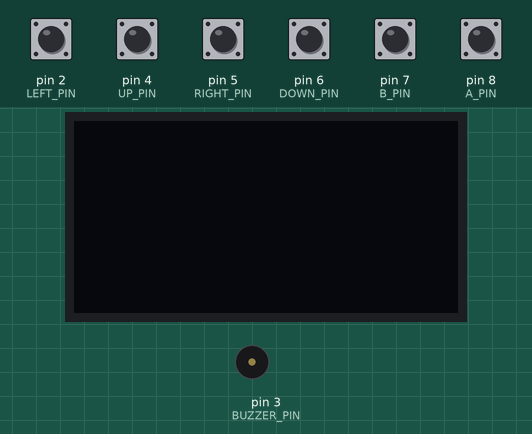
A sketch run on a simulated Arduino Uno, built with avr-gcc and run on an emulated ATmega328P. Parts: 128×64 one-colour display, buzzer (waves = sounding). Inputs (shaded band) come from the test bench; at power-on: pin 2 (LEFT_PIN), pin 4 (UP_PIN), pin 5 (RIGHT_PIN), pin 6 (DOWN_PIN), pin 7 (B_PIN), pin 8 (A_PIN) HIGH.

Above: at 1.2 s.
1.3 s: pin 5 (RIGHT_PIN) pulled LOW for 0.15 s
At 1.7 s:
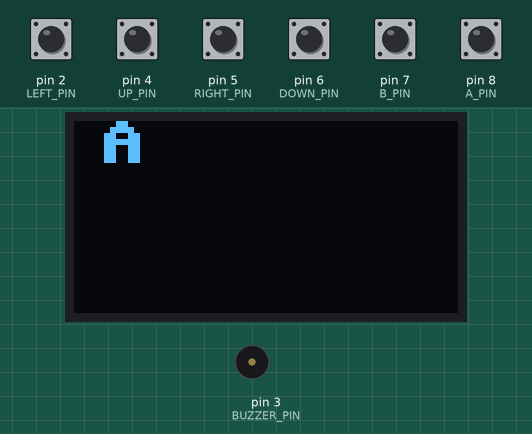
2.9 s: pin 2 (LEFT_PIN) pulled LOW for 0.15 s
At 4.1 s:
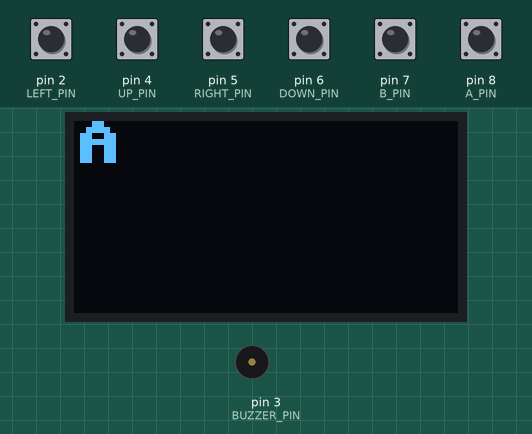
4.5 s: pin 6 (DOWN_PIN) pulled LOW for 0.15 s
At 5.3 s:
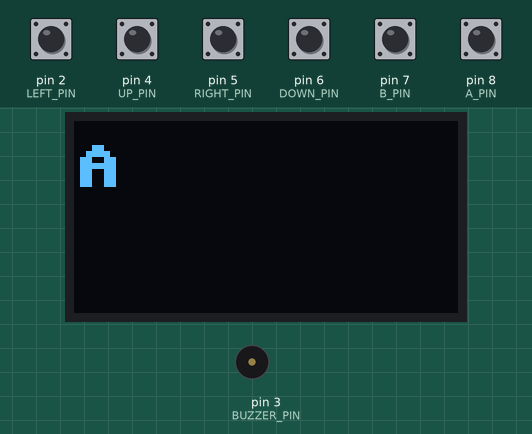
6.1 s: pin 4 (UP_PIN) pulled LOW for 0.15 s
At 6.5 s:
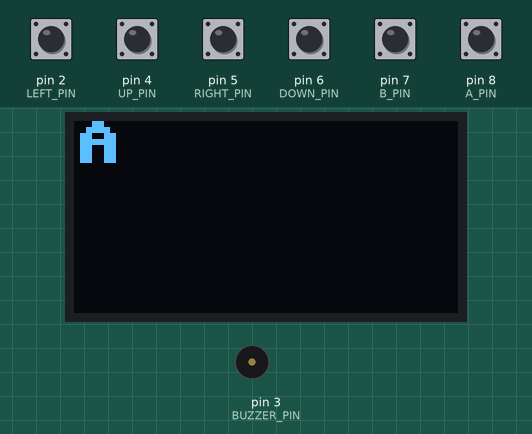
7.7 s: pin 7 (B_PIN) pulled LOW for 0.15 s
At 8.9 s:
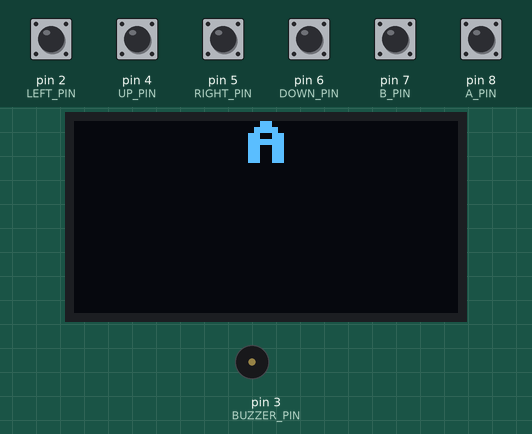
9.3 s: pin 8 (A_PIN) pulled LOW for 0.15 s
At 10.1 s:
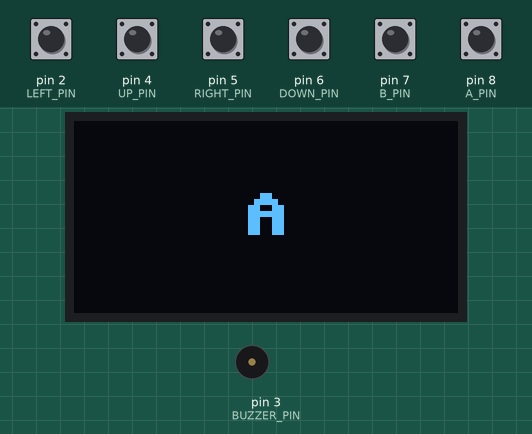
Timing chart, 0 to 11.9 s (numbered marks = the images above; inputs shaded):
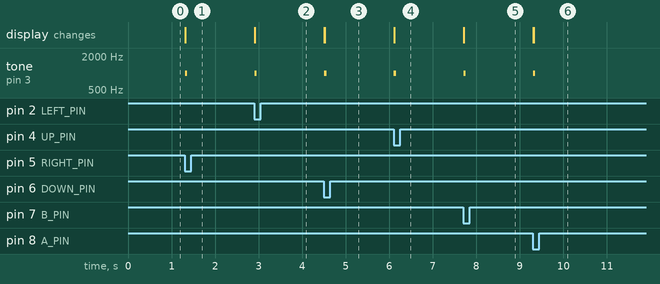

The sketch:

MyGame.ino
```cpp
//-------------------------------------------- HOT LEAD ----------------------------------------------//

#include "globals.h"

//-------------------- Global Variables --------------------//
// Creating screen object type
Screens screen;
// Creating the buttons object type
Buttons button;
// Tile
uint8_t tile[8]=A_LETTER;
// Position
uint8_t x_pos,y_pos;
static uint8_t prev_x,prev_y;

void setup(void)
{

  button.begin(LEFT_PIN,UP_PIN,RIGHT_PIN,DOWN_PIN,B_PIN,A_PIN);
  screen.begin();
}

void loop(void)
{

  static int BTStateOld;
  int BTState = button.get_key();
  prev_x=x_pos;
  prev_y=y_pos;
  if(BTState!=BTStateOld)
  {
    if(BTState==RIGHT)
    {
      if(x_pos<14){x_pos++;}
      tone(3, 1000, 50);
    }
    else if(BTState==LEFT)
    {
      if(x_pos>0){x_pos--;}
     tone(3, 1000, 50);
    }
    else if(BTState==DOWN)
    {
      if(y_pos<7){y_pos++;}
      tone(3, 1000, 50);
    }
    else if(BTState==UP)
    {
      if(y_pos>0){y_pos--;}
      tone(3, 1000, 50);
    }
    else if(BTState==A)
    {
      y_pos=3;
      tone(3, 1000, 50);
    }
     else if(BTState==B)
    {
      x_pos=7;
      tone(3, 1000, 50);
    }
    BTStateOld=BTState;
  }
  //if(prev_x!=x_pos || prev_y!=y_pos) {cleanTile1x1(prev_x,prev_y); drawTile1x1(x_pos,y_pos,tile);}
  //if(prev_x!=x_pos || prev_y!=y_pos) {cleanTile2x2(prev_x,prev_y); drawTile2x2(x_pos,y_pos,tile);}
  //if(prev_x!=x_pos || prev_y!=y_pos) {cleanTile2x2(prev_x,prev_y); drawTile1x2(x_pos,y_pos,tile);}
  if(prev_x!=x_pos || prev_y!=y_pos) {screen.cleanTile2x2(prev_x,prev_y); screen.drawTile2x2(x_pos,y_pos,tile);}
}
```

bitmaps.h
```cpp
//--------------------------------------- Bitmaps Header --------------------------------//
#ifndef BITMAPS_H
#define BITMAPS_H

#define MAIN_CHAR {0,B00100000,B11001000,B00111111,B00111111,B11001010,B00100000,0};
#define A_LETTER  {0,B01111100,B01111110,B00001011,B00001011,B01111110,B01111100,0};

#endif
```

globals.h
```cpp
//--------------------------------- General Definitions and Constants ------------------------//
#ifndef GLOBALS_H
#define GLOBALS_H

//Game includes
#include "drivers.h"
#include "objects.h"
#include "bitmaps.h"

#endif
```

objects.h
```cpp
//------------------------------------ Objects in the game --------------------------------//
#ifndef OBJECTS_H
#define OBJECTS_H

#include "drivers.h"

//---------------- Player Class --------------------------//
class Player
{
 public:
    Player(char *pBitmap,char BitmapSize,char BitmapDimX,char BitmapDimY);  // This is the constructor
    void update_pos(ButtonPressed Btn);
 private:
    char *pBitmap;
    char BitmapSize; // in bytes
    char BitmapDimX;
    char BitmapDimY;
    char PosX;
    char PosY;
};

// Member functions definitions including constructor
Player::Player(char *pBitmap,char BitmapSize,char BitmapDimX,char BitmapDimY)
{

}

void Player::update_pos(ButtonPressed Btn)
{

}

#endif
```

drivers.h
```cpp
//------------------------------------ Drivers for HMI --------------------------------//
#ifndef DRIVERS_H
#define DRIVERS_H

//-------------------- Includes -------------------------------//
//Library includes
#include <U8x8lib.h>

//-------------------- Defines -------------------------------//
// Define buttons
#define LEFT_PIN 2
#define UP_PIN 4
#define RIGHT_PIN 5
#define DOWN_PIN 6
#define B_PIN 7
#define A_PIN 8
#define SUPPORT_MULTI_KEY_PRESS 0
// Define buzzer
#define BUZZER_PIN 3

//---------------- Strucs and Enums --------------------------//
typedef enum
{
  NONE=0,
  LEFT=0x01,
  UP=0x02,
  RIGHT=0x04,
  DOWN=0x08,
  B=0x10,
  A=0x20
}ButtonPressed;

//---------------- Button Class --------------------------//
class Buttons
{
	private:
		uint8_t BTPressed=0;
		uint8_t BTMatrixOld=0; //00ABDRUPL
		uint8_t BTMatrixNew=0; //00ABDRUPL
		unsigned long LastDebounceTime = 0;
		unsigned long DebounceDelay = 10;
		uint8_t Left_Pin;
		uint8_t Up_Pin;
		uint8_t Right_Pin;
		uint8_t Down_Pin;
		uint8_t B_Pin;
		uint8_t A_Pin;
    // Get user current press key matrix
    uint8_t get_raw_press()
    {
      int BTRead=((!digitalRead(A_Pin))<<5)+((!digitalRead(B_Pin))<<4)+((!digitalRead(Down_Pin))<<3)+((!digitalRead(Right_Pin))<<2)+((!digitalRead(Up_Pin))<<1)+(!digitalRead(Left_Pin));
      if (BTRead != BTMatrixOld)
      {
        LastDebounceTime = millis();
      }

      if ((millis() - LastDebounceTime) > DebounceDelay)
      {
        BTMatrixOld=BTRead;
        return BTRead;
      }
    }
    // Checks for new status only and returns just one key value
    uint8_t get_filter_press()
    {
      int BTRead=((!digitalRead(A_Pin))<<5)+((!digitalRead(B_Pin))<<4)+((!digitalRead(Down_Pin))<<3)+((!digitalRead(Right_Pin))<<2)+((!digitalRead(Up_Pin))<<1)+(!digitalRead(Left_Pin));
      if (BTRead != BTMatrixOld)
      {
          LastDebounceTime = millis();
      }

        if ((millis() - LastDebounceTime) > DebounceDelay)
        {
        if (BTRead != BTMatrixNew)
        {
          BTMatrixNew = BTRead;

          switch(BTMatrixNew)
          {
            case LEFT:
              BTPressed=LEFT;
              break;
            case UP:
              BTPressed=UP;
              break;
            case RIGHT:
              BTPressed=RIGHT;
              break;
            case DOWN:
              BTPressed=DOWN;
              break;
            case B:
              BTPressed=B;
              break;
            case A:
              BTPressed=A;
              break;
            default:
              BTPressed=NONE;
              break;
          }
        }
      }
      BTMatrixOld=BTRead;
      return BTPressed;
    }
	public:
    // Initialize Arduino GPIO
		void begin(uint8_t Left_Pin,uint8_t Up_Pin,uint8_t Right_Pin,uint8_t Down_Pin,uint8_t B_Pin,uint8_t A_Pin)
		{
			this->Left_Pin=Left_Pin;
			this->Up_Pin=Up_Pin;
			this->Right_Pin=Right_Pin;
			this->Down_Pin=Down_Pin;
			this->B_Pin=B_Pin;
			this->A_Pin=A_Pin;
			pinMode(Left_Pin,INPUT_PULLUP);
			pinMode(Up_Pin,INPUT_PULLUP);
			pinMode(Right_Pin,INPUT_PULLUP);
			pinMode(Down_Pin,INPUT_PULLUP);
			pinMode(B_Pin,INPUT_PULLUP);
			pinMode(A_Pin,INPUT_PULLUP);
		}

    uint8_t get_key()
    {
      if(SUPPORT_MULTI_KEY_PRESS) return get_raw_press();
      else return get_filter_press();
    }

};


//---------------- Screen Class --------------------------//
class Screens
{
  private:
    U8X8_SH1106_128X64_NONAME_HW_I2C u8x8;
  public:
    //Class constructor with object initalizer
    Screens() : u8x8(U8X8_PIN_NONE){}
    //Initialize the u8x8 lib
    void begin()
    {
      u8x8.begin();
      u8x8.setPowerSave(0);
    }

    void cleanTile1x1(uint8_t x,uint8_t y)
    {
      uint8_t tile[]={0,0,0,0,0,0,0,0};
      u8x8.drawTile(x,y, 1, tile);
    }

    void cleanTile2x2(uint8_t x,uint8_t y)
    {
      uint8_t tile[]={0,0,0,0,0,0,0,0};
      u8x8.drawTile(x,y, 1, tile);
      u8x8.drawTile(x,y+1, 1, tile);
      u8x8.drawTile(x+1,y, 1, tile);
      u8x8.drawTile(x+1,y+1, 1, tile);
    }

    void drawTile1x1(uint8_t x,uint8_t y,uint8_t *ptile)
    {
      u8x8.drawTile(x,y, 1, ptile);
    }

    void drawTile1x2(uint8_t x,uint8_t y,uint8_t *ptile)
    {
      uint8_t tile[16];
      for(int i=0;i<8 ;i++)
      {
        tile[2*i]=ptile[i];
        tile[2*i+1]=ptile[i];
      }
      u8x8.drawTile(x,y, 2, tile);
    }

    void drawTile2x1(uint8_t x,uint8_t y,uint8_t *ptile)
    {
      uint8_t tile_up[8];
      uint8_t tile_down[8];
      for(int i=0;i<8;i++)
      {
        tile_up[i]=((ptile[i]&0x08)<<4)+((ptile[i]&0x08)<<3)+((ptile[i]&0x04)<<3)+((ptile[i]&0x04)<<2)+((ptile[i]&0x02)<<2)+((ptile[i]&0x02)<<1)+((ptile[i]&0x01)<<1)+(ptile[i]&0x01);
        tile_down[i]=(ptile[i]&0x80)+((ptile[i]&0x80)>>1)+((ptile[i]&0x40)>>1)+((ptile[i]&0x40)>>2)+((ptile[i]&0x20)>>2)+((ptile[i]&0x20)>>3)+((ptile[i]&0x10)>>3)+((ptile[i]&0x10)>>4);
      }
      u8x8.drawTile(x,y, 1, tile_up);
      u8x8.drawTile(x,y+1, 1, tile_down);
    }

    void drawTile2x2(uint8_t x,uint8_t y,uint8_t *ptile)
    {
      uint8_t tile_up[8];
      uint8_t tile_down[8];
      uint8_t tile_up_out[16];
      uint8_t tile_down_out[16];

      for(int i=0;i<8;i++)
      {
        tile_up[i]=((ptile[i]&0x08)<<4)+((ptile[i]&0x08)<<3)+((ptile[i]&0x04)<<3)+((ptile[i]&0x04)<<2)+((ptile[i]&0x02)<<2)+((ptile[i]&0x02)<<1)+((ptile[i]&0x01)<<1)+(ptile[i]&0x01);
        tile_down[i]=(ptile[i]&0x80)+((ptile[i]&0x80)>>1)+((ptile[i]&0x40)>>1)+((ptile[i]&0x40)>>2)+((ptile[i]&0x20)>>2)+((ptile[i]&0x20)>>3)+((ptile[i]&0x10)>>3)+((ptile[i]&0x10)>>4);
      }

      for(int i=0;i<8 ;i++)
      {
        tile_up_out[2*i]=tile_up[i];
        tile_up_out[2*i+1]=tile_up[i];
        tile_down_out[2*i]=tile_down[i];
        tile_down_out[2*i+1]=tile_down[i];
      }
      u8x8.drawTile(x,y, 2, tile_up_out);
      u8x8.drawTile(x,y+1, 2, tile_down_out);
    }
};

#endif
```

Measured:
- after the input at 1.3 s, tone on pin 3 (BUZZER_PIN): silent → 1000 Hz at once, → silent 0.05 s later; the display: changes at once (image 1)
- after the input at 2.9 s, tone on pin 3 (BUZZER_PIN): silent → 1000 Hz at once, → silent 0.05 s later; the display: first changes at once (image 2 shows a later state)
- after the input at 4.5 s, tone on pin 3 (BUZZER_PIN): silent → 1000 Hz at once, → silent 0.05 s later; the display: first changes at once (image 3 shows a later state)
- after the input at 6.1 s, tone on pin 3 (BUZZER_PIN): silent → 1000 Hz at once, → silent 0.05 s later; the display: first changes at once (image 4 shows a later state)
- after the input at 7.7 s, tone on pin 3 (BUZZER_PIN): silent → 1000 Hz at once, → silent 0.05 s later; the display: first changes at once (image 5 shows a later state)
- after the input at 9.3 s, tone on pin 3 (BUZZER_PIN): silent → 1000 Hz at once, → silent 0.05 s later; the display: first changes at once (image 6 shows a later state)
